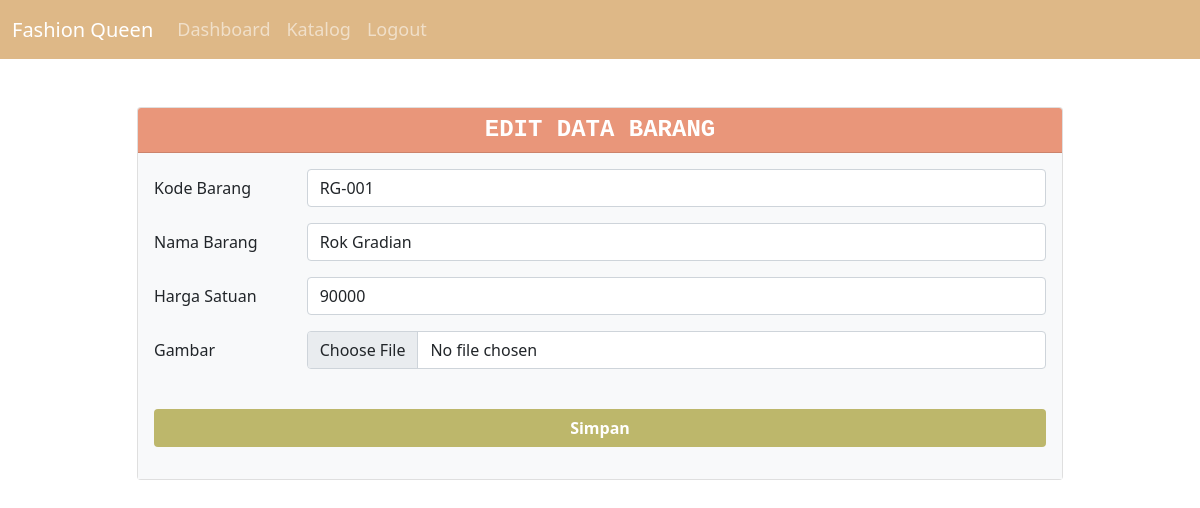
The page /EditData.php?id=4 on the database its author committed.
### tables this page shows
CREATE TABLE `barang` (
  `id` int(11) NOT NULL,
  `kode_barang` varchar(10) NOT NULL,
  `nama_barang` varchar(40) NOT NULL,
  `harga_satuan` int(12) NOT NULL,
  `foto` text NOT NULL
);

### EditData.php (the view, shortened to what this page needs)
<?php
	include "Koneksi.php";
	$id = isset($_REQUEST["id"]) ? $_REQUEST["id"] : "";
	if ($id != "")
	{
		try{
		 $query = $koneksi->prepare("SELECT * FROM barang WHERE id=:id");
		 $query->bindParam(":id", $id);
		 $query->execute();
		 $data = $query->fetch(PDO::FETCH_OBJ);
		 }catch(PDOException $e){
			echo $e->getMessage();
		}
	}
?>
<html lang="id">
  <head>
      <link href="https://cdn.jsdelivr.net/npm/bootstrap@5.0.0-beta1/dist/css/bootstrap.min.css" rel="stylesheet">
  </head>
  <body>
    <nav class="navbar navbar-expand-lg navbar-dark">
        <div class="container-fluid">
            <a class="navbar-brand">Fashion Queen</a>
            <div class="collapse navbar-collapse" id="navbarSupportedContent">
                <ul class="navbar-nav mr-auto">
                    <li class="nav-item active">
                        <a class="nav-link" href="Dashboard.php">Dashboard</a>
                    </li>
                    <li class="nav-item active">
                        <a class="nav-link" href="KatalogAdmin.php">Katalog</a>
                    </li>
                    <li class="nav-item active">
                        <a class="nav-link" href="Beranda.php">Logout</a>
                    </li>
                </ul>
            </div>
    </nav>
	<div class="container">
		<div class="my-5">
	 		<div class="row justify-content-center">
	 			<div class="col-md-10">
	 				<div class="card">
	 					<div class="card-header text-center text-white" style="background-color:#E9967A; height: 45px">
	              			<h5 class="font-monospace fw-bold fs-4"> EDIT DATA BARANG</h5>
	              		</div>
	              		<div class="card-body bg-light">
							<form action="EditData.php" method="post">
			                    <div class="mb-3 row">
			            	        <label class="col-sm-2 col-form-label">Kode Barang</label>
			                	    <div class="col-sm-10">
			                    		<input type="text" name="kode" class="form-control" placeholder="Kode Barang" value="<?php echo $data->kode_barang; ?>" required="">
			                    	</div>
			                    </div>
			                    <div class="mb-3 row">
			                    	<label class="col-sm-2 col-form-label">Nama Barang</label>
			                    	<div class="col-sm-10">
			                    		<input type="text" name="nama" class="form-control" placeholder="Nama Barang" value="<?php echo $data->nama_barang; ?>"required="">
			                    	</div>
			                    </div>
								<div class="mb-3 row">
			                    	<label class="col-sm-2 col-form-label">Harga Satuan</label>
			                    	<div class="col-sm-10">
			                    		<input type="text" name="harga" class="form-control" placeholder="Harga Satuan (Rp)" value="<?php echo $data->harga_satuan; ?>" required="">
			                    	</div>
			                    </div>
								<div class="mb-3 row">
	                    			<label class="col-sm-2 col-form-label">Gambar</label>
	                    			<div class="col-sm-10">
	                 			   		<input type="file" name="foto" class="form-control">
	                    			</div>
	                    		</div>
			 					<br />
								<div class="mb-3">
		               				 <button type="submit" name="simpan" value="Simpan" class=" btn">Simpan</button>
		            			</div>
			 				</form>
				 		</div>
				 	</div>
				 </div>
			</div>
		</div>
	</div>
  </body>
</html>

### EditData.php (style rules this page uses)
.navbar-expand-lg { background-color: #DEB887; font-size:18px; }
.btn { background-color: #BDB76B; color: #ffffff; width: 100%; font-weight: bold; }

### rows shown on the page
barang: kode "RG-001", nama "Rok Gradian", harga "90000"
